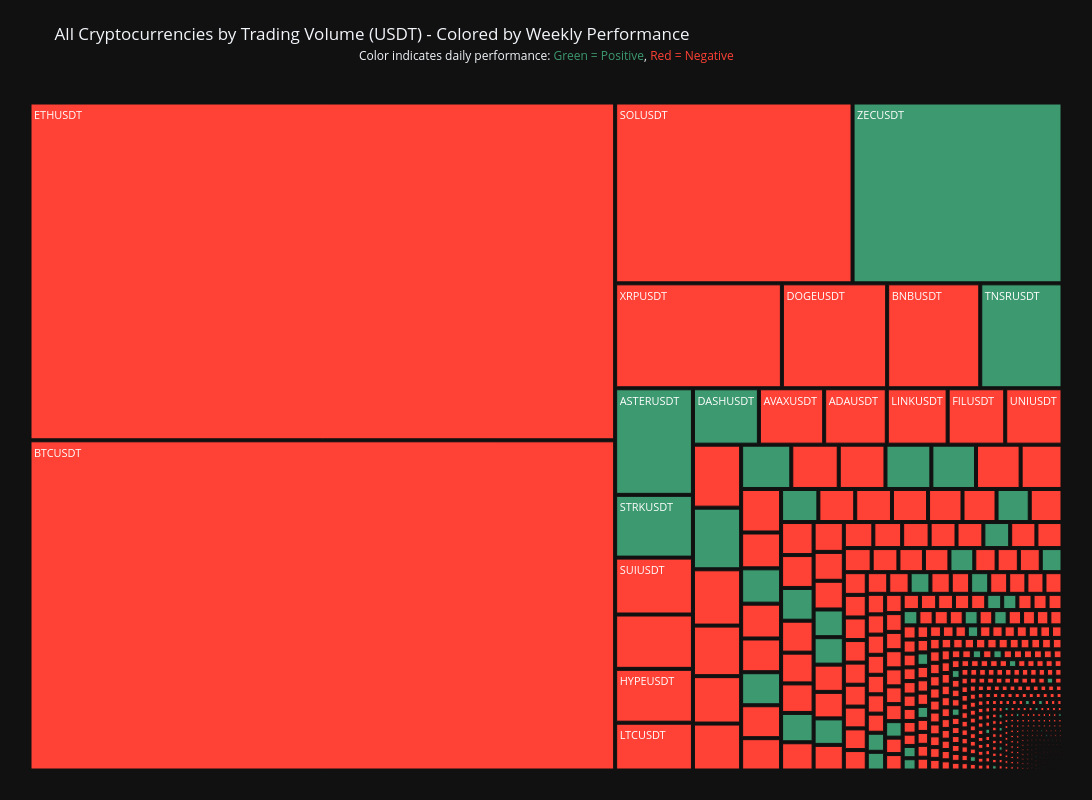

Write notebook code for a chart like this one.
### Code cell
# Prepare combined performance and volume data
treemap_data = []
for symbol in returns_data.keys():
    weekly_return = sum(returns_data[symbol])
    weekly_volume = sum(volume_data.get(symbol, [0]))
    treemap_data.append({
        'Symbol': symbol,
        'USDT Volume': weekly_volume,
        'Weekly Return': weekly_return,
        'Performance': 'Positive' if weekly_return >= 0 else 'Negative'
    })

treemap_df = pd.DataFrame(treemap_data)

# Create the treemap
fig_volume = px.treemap(
    treemap_df,
    path=['Symbol'],
    values='USDT Volume',
    title='All Cryptocurrencies by Trading Volume (USDT) - Colored by Weekly Performance',
    color='Performance',
    color_discrete_map={'Positive':'#3D9970', 'Negative':'#FF4136'},  # Green and red
    hover_data=['Weekly Return', 'USDT Volume'],
    hover_name='Symbol',
    width=1200,
    height=800
)

# Format hover template
fig_volume.update_traces(
    hovertemplate="<b>%{label}</b><br>" +
                 "Volume: %{value:,.0f} USDT<br>" +
                 "Weekly Return: %{customdata[0]:.2f}%<extra></extra>"
)

# Customize layout
fig_volume.update_layout(
    template="plotly_dark",
    margin=dict(t=80, l=25, r=25, b=25),
    uniformtext=dict(minsize=12, mode='hide'),
    coloraxis_showscale=False
)

# Add annotation about color meaning

# Customize layout
fig_volume.update_layout(
    template="plotly_dark",
    margin=dict(t=80, l=25, r=25, b=25),
    uniformtext=dict(minsize=10, mode='hide'),
    annotations=[
        dict(
            x=0.5, y=1.05,
            xref="paper", yref="paper",
            text="Color indicates daily performance: <span style='color:#3D9970'>Green = Positive</span>, <span style='color:#FF4136'>Red = Negative</span>",
            showarrow=False,
            font=dict(size=12)
        )
    ]
)

fig_volume.show()

### Figure 1 — Plotly figure (JSON) as saved in the notebook; plotly's stock layout.template omitted (floating-point values rounded to 4 significant figures; data arrays with more than 128 entries replaced by an {"elided": "..."} marker saying what was removed)
{"data": [{"branchvalues": "total", "customdata": {"elided": "534x3 mixed values"}, "domain": {"x": [0, 1], "y": [0, 1]}, "hovertemplate": "<b>%{label}</b><br>Volume: %{value:,.0f} USDT<br>Weekly Return: %{customdata[0]:.2f}%<extra></extra>", "hovertext": {"elided": "534 str values"}, "ids": {"elided": "534 str values"}, "labels": {"elided": "534 str values"}, "marker": {"colors": {"elided": "534 str values"}}, "name": "", "parents": {"elided": "534 str values"}, "type": "treemap", "values": {"elided": "534 float values"}}], "layout": {"annotations": [{"font": {"size": 12}, "showarrow": false, "text": "Color indicates daily performance: <span style='color:#3D9970'>Green = Positive</span>, <span style='color:#FF4136'>Red = Negative</span>", "x": 0.5, "xref": "paper", "y": 1.05, "yref": "paper"}], "coloraxis": {"showscale": false}, "height": 800, "legend": {"tracegroupgap": 0}, "margin": {"b": 25, "l": 25, "r": 25, "t": 80}, "title": {"text": "All Cryptocurrencies by Trading Volume (USDT) - Colored by Weekly Performance"}, "uniformtext": {"minsize": 10, "mode": "hide"}, "width": 1200}}
